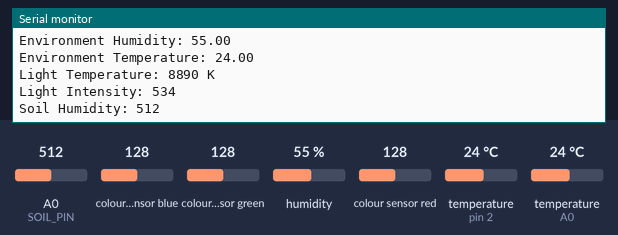
Recording of a sketch running on a simulated Arduino Uno, built with avr-gcc and run on an emulated ATmega328P. Parts: the last lines printed to the serial monitor. The test bench sets the inputs (shaded band); at power-on: colour sensor blue 128, humidity 55 %, temperature (sensors on A0, pin 2) 24 °C, A0 (SOIL_PIN) = 512, colour sensor green 128, colour sensor red 128.

Above: at 5.4 s.
5.5 s: colour sensor blue set to 5
At 9.3 s:
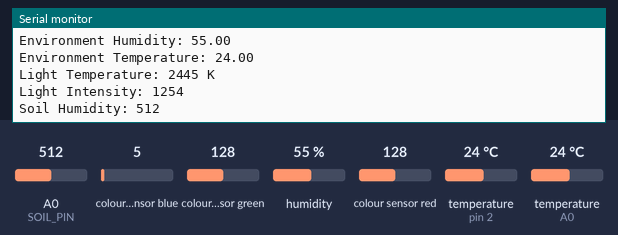
10.4 s: humidity set to 22 %
15.3 s: temperature (sensor on A0) set to 12 °C
20.2 s: A0 (SOIL_PIN) set to 716
At 24.3 s:
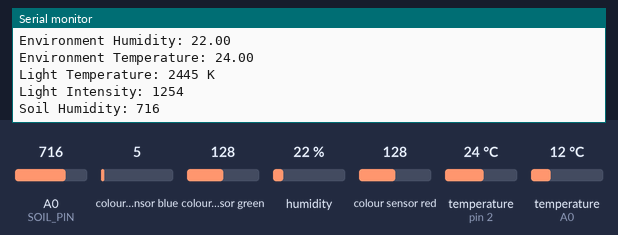
25.1 s: colour sensor green set to 5
At 28.0 s:
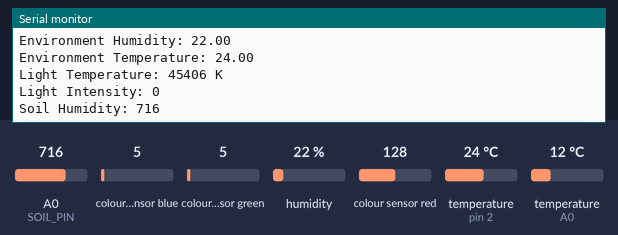
30.0 s: temperature (sensor on pin 2) set to 12 °C
Timing chart, 0 to 33.0 s (numbered marks = the images above; inputs shaded):
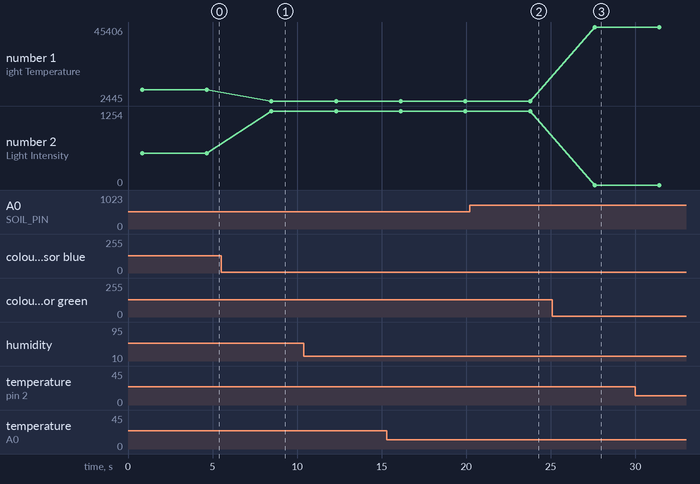

The sketch:

Sensors.ino
```cpp
#include <OneWire.h>
#include <DallasTemperature.h>
#include "DHT.h"
#include <Wire.h>
#include "Adafruit_TCS34725.h"

#define SOIL_TEMPERATURE_PIN 14
OneWire soilTemperatureWire(SOIL_TEMPERATURE_PIN);
DallasTemperature soilTemperatureSensor(&soilTemperatureWire);

#define ENVIRONMENT_PIN 2
#define ENVIRONMENT_TYPE DHT22
DHT environmentSensor(ENVIRONMENT_PIN, ENVIRONMENT_TYPE);

Adafruit_TCS34725 lightSensor = Adafruit_TCS34725(TCS34725_INTEGRATIONTIME_700MS, TCS34725_GAIN_1X);
uint16_t r, g, b, c, lightTemperature, lux;

#define SOIL_PIN A0
uint16_t soilHumidity;

void setup() {
  Serial.begin(115200);

  soilTemperatureSensor.begin();
  environmentSensor.begin();
  lightSensor.begin();
  pinMode(SOIL_PIN, INPUT);
}

void loop() {
  soilTemperatureSensor.requestTemperatures();
  Serial.print("Soil Temperature: ");
  Serial.println(soilTemperatureSensor.getTempCByIndex(0));

  Serial.print("Environment Humidity: ");
  Serial.println(environmentSensor.readHumidity());

  Serial.print("Environment Temperature: ");
  Serial.println(environmentSensor.readTemperature());

  lightSensor.getRawData(&r, &g, &b, &c);
  lightTemperature = lightSensor.calculateColorTemperature(r, g, b);
  lux = lightSensor.calculateLux(r, g, b);
  Serial.print("Light Temperature: ");
  Serial.print(lightTemperature, DEC);
  Serial.println(" K");
  Serial.print("Light Intensity: ");
  Serial.println(lux, DEC);

  soilHumidity = analogRead(SOIL_PIN);
  Serial.print("Soil Humidity: ");
  Serial.println(soilHumidity);

  delay(3000);
}
```

Measured:
- after the input at 5.5 s, the serial monitor: prints a new line after 3.0 s (image 1)
- after the input at 20.2 s, the serial monitor: prints a new line after 3.6 s (image 2)
- after the input at 25.1 s, the serial monitor: prints a new line after 2.5 s (image 3)
- plotted number 1: 8890 → 2445 after the input at 5.5 s, 2445 → 45406 after the input at 25.1 s
- plotted number 2: 534 → 1254 after the input at 5.5 s, 1254 → 0 after the input at 25.1 s
